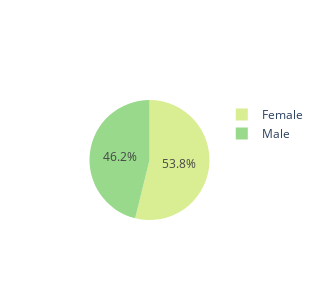

The notebook cell saved with this chart:
### Code cell
# Count binary values in the "Male" column
male_counts = fig_df['Is Male'].value_counts()
male_labels = ['Male' if male_counts.index[0] else 'Female', 'Male' if not male_counts.index[0] else 'Female']
# Create a pie chart for "Male" with custom colors
sex_pie = go.Pie(labels=male_labels, values=male_counts, marker=dict(colors=male_colors))

# Visualize
data = [sex_pie]
fig = go.Figure(data = data)
fig.update_layout(width=300, height=300)
display(fig)

### Figure 1 — Plotly figure (JSON) as saved in the notebook; plotly's stock layout.template omitted (floating-point values rounded to 4 significant figures)
{"data": [{"labels": ["Female", "Male"], "marker": {"colors": ["#d9ed92", "#99d98c"]}, "type": "pie", "values": [28, 24]}], "layout": {"height": 300, "width": 300}}
